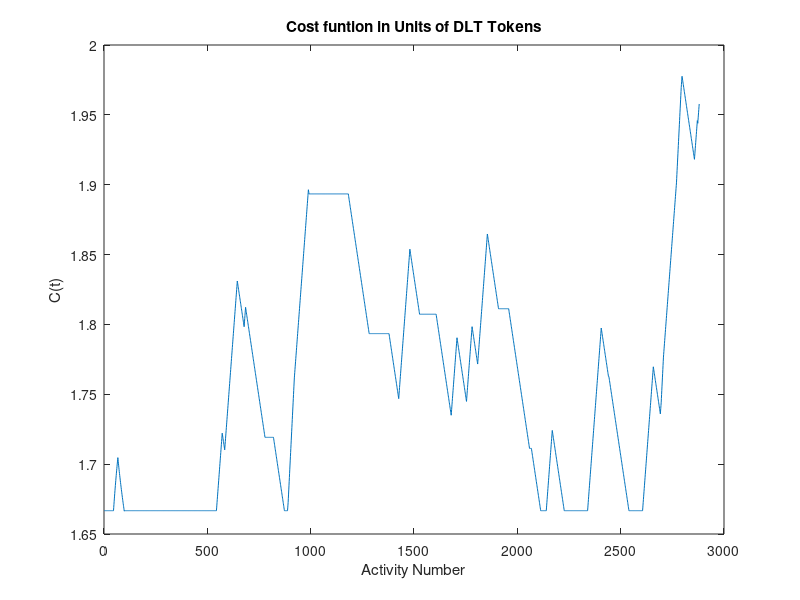
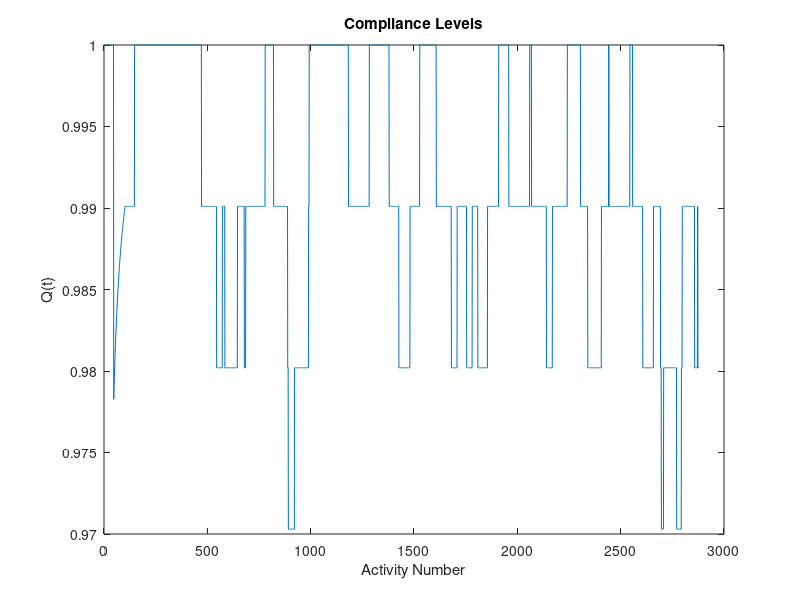

These figures' MATLAB source, in order:
clc
clear all
close all

%%
% Time in seconds in one day: 86400
day = 86400;
% Ts = 10: Time taken for signal to allow vehicles to pass, so wasted time
Ts = 10;
day_left = day / Ts;
% Fj = 3: Number of Vehicles that pass during allowed time
Fj = 3;
% Tj = 1: Time taken for vehicles to pass
Tj = 1;
num_veh_pass = day_left / (Fj * Tj);

%%
a = 1;      % Range of vehicles
b = num_veh_pass;
percentage = 1;
r = (b-a).*rand(floor((percentage/100)*num_veh_pass),1) + a;    % Random vehicles break rules
r = floor(r(:));            % Make sure this is then an integer value to index later


%%
Ct = 1.6667;        
Qt = 1;
size = num_veh_pass;
% Q = randi([0 1], 1, size);
% Q = ones(1, size);
% Q(1) = 0;
% Q(5:5:num_veh_pass) = randi([0 1]);
% Q(1500:num_veh_pass) = 1;
z = zeros(1, size);
y = zeros(1, size);
x = zeros(1, size);
c = zeros(1, size);
% limit = 0.99;
% last_compliance = 0;
for i=1:size
    if Qt < 0.985
        Ct1 = Ct + (0.1)*(1-Qt);
    elseif Ct > 1.6667
        Ct1 = Ct - (0.1)*(1-Qt);
    else
        Ct1 = 1.6667;
    end
%     Ct1 = Ct + (0.1)*(1-Qt);
    Ct = Ct1;
    z(i) = Qt;
    y(i) = Ct1;
    x(i) = i;
%     Qt = z(:)/i;
    if ~isempty(find(r==i, 1))
        c(i) = 0;
    else
        c(i) = 1;
    end
    if i <= 100
        Qt = mean(c(1:i));
    else
        Qt = mean(c(i-100:i));
    end
end

plot(x,y)
title('Cost funtion in Units of DLT Tokens')
% axis([0 3000 1.6 1.7])
xlabel('Activity Number')
ylabel('C(t)')
figure
plot(x,z)
title('Compliance Levels')
% axis([0 3000 0.9 1.1])
xlabel('Activity Number')
ylabel('Q(t)')